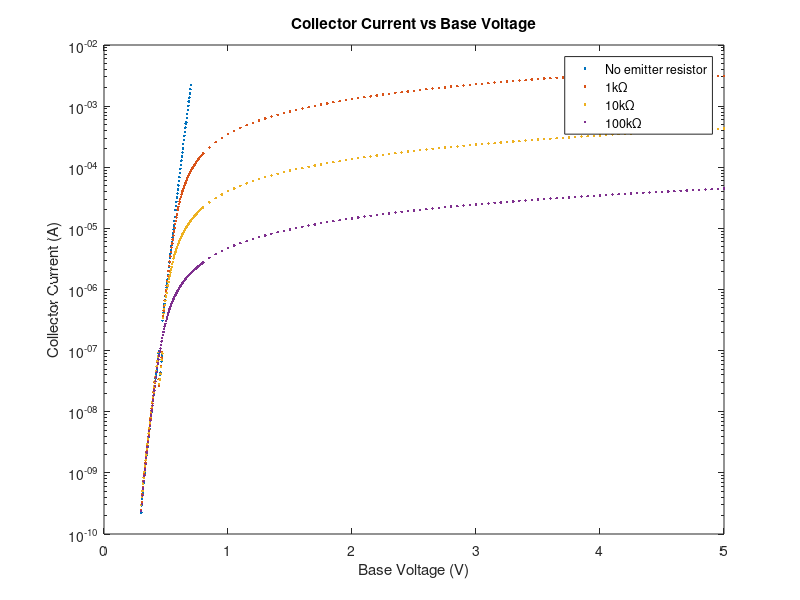
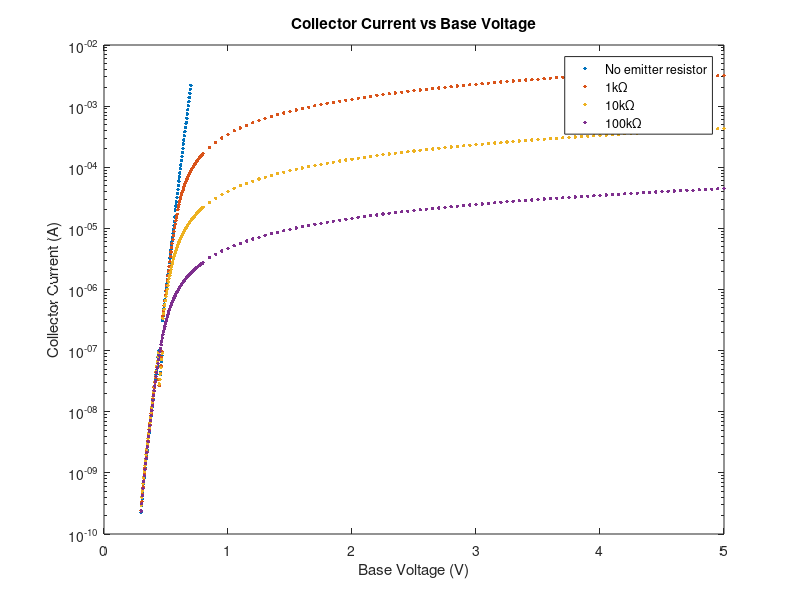

These charts were generated, in order, by the following MATLAB code: (Note: this script raises an error after producing the figures.)
load("lab3_exp2_data.mat")
load("lab3_exp1_data.mat")

Ic1k   = Iout1k  - Ib1k;
Ic10k  = Iout10k - Ib10k;
Ic100k = Iout100k - Ib100k;

%% Collector current comparison 

Ic_exp1 = Iout - Ib;

figure
semilogy(Vb, Ic_exp1, '.', 'DisplayName','No emitter resistor')
hold on
semilogy(Vb1k,   Ic1k,   '.', 'DisplayName','1kΩ')
semilogy(Vb10k,  Ic10k,  '.', 'DisplayName','10kΩ')
semilogy(Vb100k, Ic100k, '.', 'DisplayName','100kΩ')

title('Collector Current vs Base Voltage')
xlabel('Base Voltage (V)')
ylabel('Collector Current (A)')
legend('Location','best')



Ic_exp1 = Iout - Ib;

figure
semilogy(Vb, Ic_exp1, '.', "MarkerSize",8, 'DisplayName','No emitter resistor')
hold on
semilogy(Vb1k,   Ic1k,   '.',"MarkerSize",8, 'DisplayName','1kΩ')
semilogy(Vb10k,  Ic10k,  '.',"MarkerSize",8, 'DisplayName','10kΩ')
semilogy(Vb100k, Ic100k, '.',"MarkerSize",8, 'DisplayName','100kΩ')
title('Collector Current vs Base Voltage')
xlabel('Base Voltage (V)')
ylabel('Collector Current (A)')
legend('Location','best')


Ic_exp1 = Iout - Ib;

idx_exp = (Vb > 0.55) & (Vb < 0.70) & (Ic_exp1 > 0);
f_exp = fit(Vb(idx_exp)', log(Ic_exp1(idx_exp))', 'poly1');
Ic_fit_exp = exp(f_exp.p1*Vb + f_exp.p2);
semilogy(Vb, Ic_fit_exp, 'k', 'DisplayName','No emitter resistor fit');

legend('Location','best');
ylim([1e-10 1e-2])
%% 1k Ic vs Vb
figure
plot(Vb1k, Ic1k, '.', 'DisplayName','Measured Data')
title('Collector Current vs Base Voltage (1kΩ)')
xlabel('Base Voltage (V)')
ylabel('Collector Current (A)')
hold on

idx = (Vb1k >= 0.8) & (Vb1k <= 3.9);
f1 = fit(Vb1k(idx)', Ic1k(idx)', 'poly1');

Ic_fit1 = f1.p1*Vb1k + f1.p2;
plot(Vb1k, Ic_fit1, 'DisplayName','Linear Fit')

text(0.05,0.90,sprintf('Linear fit slope (G_m) = %.3e S',f1.p1),'Units','normalized')

legend("Location","best")

%% 10k Ic vs Vb
figure
plot(Vb10k, Ic10k, '.', 'DisplayName','Measured Data')
title('Collector Current vs Base Voltage (10kΩ)')
xlabel('Base Voltage (V)')
ylabel('Collector Current (A)')
hold on

idx = (Vb10k >= 0.75) & (Vb10k <= 5);
f2 = fit(Vb10k(idx)', Ic10k(idx)', 'poly1');

Ic_fit2 = f2.p1*Vb10k + f2.p2;
plot(Vb10k, Ic_fit2, 'DisplayName','Linear Fit')

text(0.05,0.90,sprintf('Linear fit slope (G_m) = %.3e S',f2.p1),'Units','normalized')

legend("Location","best")

%% 100k Ic vs Vb
figure
plot(Vb100k, Ic100k, '.', 'DisplayName','Measured Data')
title('Collector Current vs Base Voltage (100kΩ)')
xlabel('Base Voltage (V)')
ylabel('Collector Current (A)')
hold on

idx = (Vb100k >= 0.75) & (Vb100k <= 5);
f3 = fit(Vb100k(idx)', Ic100k(idx)', 'poly1');

Ic_fit3 = f3.p1*Vb100k + f3.p2;
plot(Vb100k, Ic_fit3, 'DisplayName','Linear Fit')

text(0.05,0.90,sprintf('Linear fit slope (G_m) = %.3e S',f3.p1),'Units','normalized')

legend("Location","best")

%% rb calculations
Rb1k   = gradient(Vb1k)./gradient(Ib1k);
Rb10k  = gradient(Vb10k)./gradient(Ib10k);
Rb100k = gradient(Vb100k)./gradient(Ib100k);

%% rb vs Ib (1k)
figure
loglog(Ib1k, Rb1k, '.', 'DisplayName','Measured Data')
hold on

idx = (Ib1k >= 10^-8.95) & (Ib1k <= 10^-7.1) & (Rb1k > 0);
fRb1 = fit(log(Ib1k(idx))', log(Rb1k(idx))', 'poly1');

A = exp(fRb1.p2);
m = fRb1.p1;

Rb_fit1 = A*Ib1k.^m;
loglog(Ib1k, Rb_fit1,'DisplayName','Linear Fit (log-log)')

text(0.05,0.1,sprintf('Linear fit slope m = %.2f',m),'Units','normalized')

title('Incremental Base Resistance vs Base Current (1kΩ)')
xlabel('Base Current (A)')
ylabel('R_b (\Omega)')
legend('Location','best')

%% rb vs Ib (10k)
figure
loglog(Ib10k, Rb10k, '.', 'DisplayName','Measured Data')
hold on

idx = (Ib10k >= 10^-9.6) & (Ib10k <= 10^-7.7) & (Rb10k > 0);
fRb2 = fit(log(Ib10k(idx))', log(Rb10k(idx))', 'poly1');

A = exp(fRb2.p2);
m = fRb2.p1;

Rb_fit2 = A*Ib10k.^m;
loglog(Ib10k, Rb_fit2,'DisplayName','Linear Fit (log-log)')

text(0.05,0.1,sprintf('Linear fit slope m = %.2f',m),'Units','normalized')

title('Incremental Base Resistance vs Base Current (10kΩ)')
xlabel('Base Current (A)')
ylabel('R_b (\Omega)')
legend('Location','best')

%% rb vs Ib (100k)
figure
loglog(Ib100k, Rb100k, '.', 'DisplayName','Measured Data')
hold on

idx = (Ib100k >= 10^-9.8) &(Ib100k <= 10^-8.1) & (Rb100k > 0);
fRb3 = fit(log(Ib100k(idx))', log(Rb100k(idx))', 'poly1');

A = exp(fRb3.p2);
m = fRb3.p1;

Rb_fit3 = A*Ib100k.^m;
loglog(Ib100k, Rb_fit3,'DisplayName','Linear Fit (log-log)')

text(0.05,0.1,sprintf('Linear fit slope m = %.2f',m),'Units','normalized')

title('Incremental Base Resistance vs Base Current (100kΩ)')
xlabel('Base Current (A)')
ylabel('R_b (\Omega)')
legend('Location','best')

%% gm calculations
Gm1k   = gradient(Ic1k)./gradient(Vb1k);
Gm10k  = gradient(Ic10k)./gradient(Vb10k);
Gm100k = gradient(Ic100k)./gradient(Vb100k);

%% gm vs Ic (1k)
figure
loglog(Ic1k, Gm1k, '.', 'DisplayName','Measured Data')
hold on

idx = (Ic1k >= 10^-9.2) & (Ic1k <= 10^-5.4) & (Gm1k > 0);
fGm1 = fit(log(Ic1k(idx))', log(Gm1k(idx))', 'poly1');

A = exp(fGm1.p2);
m = fGm1.p1;

Gm_fit1 = A*Ic1k.^m;
loglog(Ic1k, Gm_fit1,'DisplayName','Linear Fit (log-log)')

text(0.05,0.90,sprintf('Linear fit slope m = %.2f',m),'Units','normalized')

title('Incremental Transconductance vs Collector Current (1kΩ)')
xlabel('Collector Current (A)')
ylabel('G_m (S)')
legend('Location','best')

%% gm vs Ic (10k)
figure
loglog(Ic10k, Gm10k, '.', 'DisplayName','Measured Data')
hold on

idx = (Ic10k >= 1e-9) & (Ic10k <= 10^-5.4) & (Gm10k > 0);
fGm2 = fit(log(Ic10k(idx))', log(Gm10k(idx))', 'poly1');

A = exp(fGm2.p2);
m = fGm2.p1;

Gm_fit2 = A*Ic10k.^m;
loglog(Ic10k, Gm_fit2,'DisplayName','Linear Fit (log-log)')

text(0.05,0.90,sprintf('Linear fit slope m = %.2f',m),'Units','normalized')

title('Incremental Transconductance vs Collector Current (10kΩ)')
xlabel('Collector Current (A)')
ylabel('G_m (S)')
legend('Location','best')

%% gm vs Ic (100k)
figure
loglog(Ic100k, Gm100k, '.', 'DisplayName','Measured Data')
hold on

idx = (Ic100k >= 10^-9.5) & (Ic100k <= 10^-6.5) & (Gm100k > 0);
fGm3 = fit(log(Ic100k(idx))', log(Gm100k(idx))', 'poly1');

A = exp(fGm3.p2);
m = fGm3.p1;

Gm_fit3 = A*Ic100k.^m;
loglog(Ic100k, Gm_fit3,'DisplayName','Linear Fit (log-log)')

text(0.05,0.90,sprintf('Linear fit slope m = %.2f',m),'Units','normalized')

title('Incremental Transconductance vs Collector Current (100kΩ)')
xlabel('Collector Current (A)')
ylabel('G_m (S)')
legend('Location','best')
